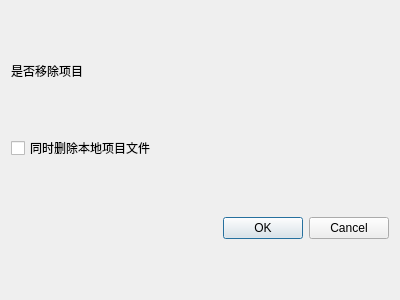
<?xml version="1.0" encoding="UTF-8"?>
<ui version="4.0">
 <class>RemoveProDialog</class>
 <widget class="QDialog" name="RemoveProDialog">
  <property name="geometry">
   <rect>
    <x>0</x>
    <y>0</y>
    <width>400</width>
    <height>300</height>
   </rect>
  </property>
  <property name="windowTitle">
   <string>Dialog</string>
  </property>
  <layout class="QVBoxLayout" name="verticalLayout">
   <item>
    <spacer name="verticalSpacer">
     <property name="orientation">
      <enum>Qt::Vertical</enum>
     </property>
     <property name="sizeHint" stdset="0">
      <size>
       <width>20</width>
       <height>40</height>
      </size>
     </property>
    </spacer>
   </item>
   <item>
    <widget class="QLabel" name="label">
     <property name="text">
      <string>是否移除项目</string>
     </property>
    </widget>
   </item>
   <item>
    <spacer name="verticalSpacer_2">
     <property name="orientation">
      <enum>Qt::Vertical</enum>
     </property>
     <property name="sizeHint" stdset="0">
      <size>
       <width>20</width>
       <height>40</height>
      </size>
     </property>
    </spacer>
   </item>
   <item>
    <widget class="QCheckBox" name="checkBox">
     <property name="text">
      <string>同时删除本地项目文件</string>
     </property>
    </widget>
   </item>
   <item>
    <spacer name="verticalSpacer_3">
     <property name="orientation">
      <enum>Qt::Vertical</enum>
     </property>
     <property name="sizeHint" stdset="0">
      <size>
       <width>20</width>
       <height>40</height>
      </size>
     </property>
    </spacer>
   </item>
   <item>
    <widget class="QDialogButtonBox" name="buttonBox">
     <property name="orientation">
      <enum>Qt::Horizontal</enum>
     </property>
     <property name="standardButtons">
      <set>QDialogButtonBox::Cancel|QDialogButtonBox::Ok</set>
     </property>
    </widget>
   </item>
   <item>
    <spacer name="verticalSpacer_4">
     <property name="orientation">
      <enum>Qt::Vertical</enum>
     </property>
     <property name="sizeHint" stdset="0">
      <size>
       <width>20</width>
       <height>40</height>
      </size>
     </property>
    </spacer>
   </item>
  </layout>
 </widget>
 <resources/>
 <connections>
  <connection>
   <sender>buttonBox</sender>
   <signal>accepted()</signal>
   <receiver>RemoveProDialog</receiver>
   <slot>accept()</slot>
   <hints>
    <hint type="sourcelabel">
     <x>248</x>
     <y>254</y>
    </hint>
    <hint type="destinationlabel">
     <x>157</x>
     <y>274</y>
    </hint>
   </hints>
  </connection>
  <connection>
   <sender>buttonBox</sender>
   <signal>rejected()</signal>
   <receiver>RemoveProDialog</receiver>
   <slot>reject()</slot>
   <hints>
    <hint type="sourcelabel">
     <x>316</x>
     <y>260</y>
    </hint>
    <hint type="destinationlabel">
     <x>286</x>
     <y>274</y>
    </hint>
   </hints>
  </connection>
 </connections>
</ui>
